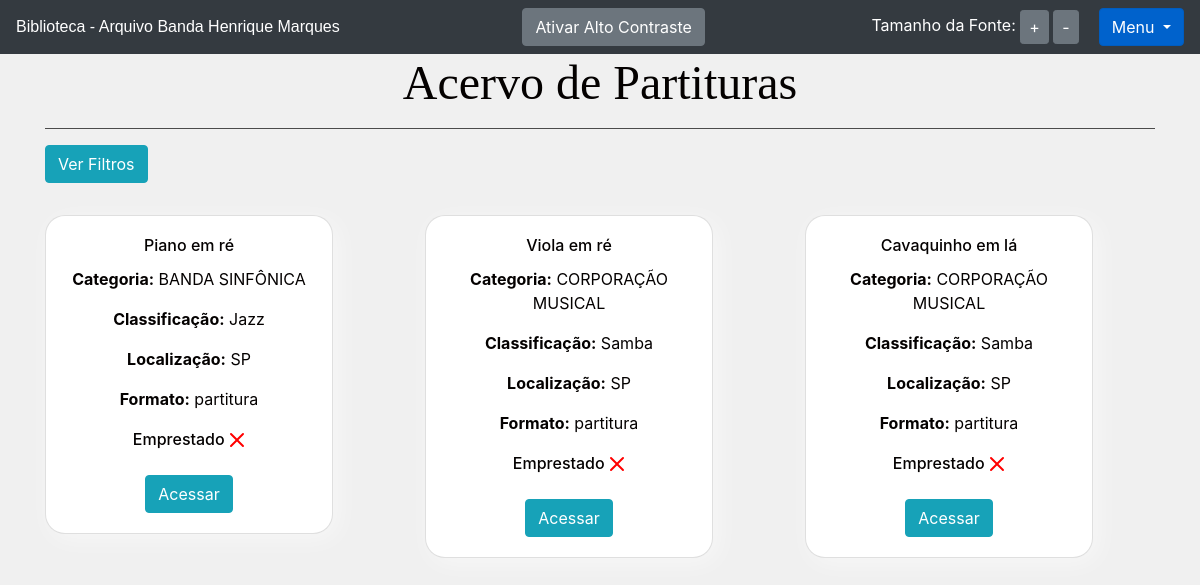
Screenshot of /livro/home/ (signed in) with the database file from the repository.
### livro/models.py (models this page shows, shortened)
class Livros(models.Model):
    nome = models.CharField(max_length = 100, blank = True)
    autor = models.CharField(max_length = 30, blank = True)
    co_autor = models.CharField(max_length = 30, blank = True)
    data_cadastro = models.DateField(default = date.today)
    emprestado = models.BooleanField(default = False)
    categoria = models.ForeignKey(Categoria, on_delete=models.DO_NOTHING)
    usuario = models.ForeignKey(Usuario, on_delete=models.DO_NOTHING)
    localizacao = models.CharField(max_length = 100, verbose_name='Localização')
    exemplares_disponiveis = models.CharField(max_length = 100, blank = True)
    compositor = models.CharField(max_length = 100, blank = True, verbose_name='Compositor')
    arranjador = models.CharField(max_length = 100, blank = True, verbose_name='Arranjador')
    obra = models.CharField(max_length = 100, verbose_name='Obra')
    classificacao = models.CharField(max_length = 100, verbose_name='Classificação')
    conteudo = models.CharField(max_length = 100, verbose_name='Conteúdo')
    edicao = models.CharField(max_length = 100, verbose_name='Edição')
    observacao = models.CharField(max_length = 200, blank = True, verbose_name='Observação')
    formato = models.CharField(max_length = 100, verbose_name='Formato')
    observacoes_gerais = models.CharField(max_length = 200, blank = True, verbose_name='Observações gerais')
    class Meta:
        verbose_name = 'Partitura'

class Categoria(models.Model):
    nome = models.CharField(max_length=30)
    descricao = models.TextField()
    usuario = models.ForeignKey(Usuario, on_delete=models.DO_NOTHING)
    def __str__(self) -> str:
        return self.nome

### livro/views.py (the view)
# urls.py: path('home/', views.home, name = 'home'),
def home(request):
    usuario_id = request.session.get('usuario')
    if usuario_id:
        try:
            usuario = Usuario.objects.get(id=usuario_id)
            status_categoria = request.GET.get('cadastro_categoria')
            livros = Livros.objects.filter(usuario=usuario).order_by('obra')
            total_livros = livros.count()
            form = CadastroLivro()
            form.fields['usuario'].initial = usuario_id
            form.fields['categoria'].queryset = Categoria.objects.filter(usuario=usuario)
            form_categoria = CategoriaLivro()
            usuarios = Usuario.objects.all()
            livros_emprestar = Livros.objects.filter(usuario=usuario, emprestado=False)
            livros_emprestados = Livros.objects.filter(usuario=usuario, emprestado=True)
            obras = Livros.objects.filter(usuario=usuario).values_list('obra', flat=True).distinct()
            classificacoes = Livros.objects.filter(usuario=usuario).values_list('classificacao', flat=True).distinct()
            compositores = Livros.objects.filter(usuario=usuario).values_list('compositor', flat=True).distinct()
            arranjadores = Livros.objects.filter(usuario=usuario).values_list('arranjador', flat=True).distinct()
            livros = Livros.objects.filter(usuario=usuario)
            categoria_filtro = request.GET.get('categoria')
            obra_filtro = request.GET.get('obra')
            classificacao_filtro = request.GET.get('classificacao')
            compositor_filtro = request.GET.get('compositor')
            arranjador_filtro = request.GET.get('arranjador')
            if categoria_filtro:
                livros = livros.filter(categoria=categoria_filtro)
                obras = livros.values_list('obra', flat=True).distinct()
                if obra_filtro and obra_filtro not in obras:
                    obra_filtro = None
            if obra_filtro:
                livros = livros.filter(obra=obra_filtro)
            if classificacao_filtro:
                livros = livros.filter(classificacao=classificacao_filtro)
            if compositor_filtro:
                livros = livros.filter(compositor=compositor_filtro)
            if arranjador_filtro:
                livros = livros.filter(arranjador=arranjador_filtro)
            return render(request, 'home.html', {
                'livros': livros,
                'usuario_logado': usuario_id,
                'form': form,
                'status_categoria': status_categoria,
                'form_categoria': form_categoria,
                'usuarios': usuarios,
                'livros_emprestar': livros_emprestar,
                'total_livro': total_livros,
                'livros_emprestados': livros_emprestados,
                'categorias': Categoria.objects.all(),
                'obras': obras,
                'classificacoes': classificacoes,
                'compositores': compositores,
                'arranjadores': arranjadores
            })
        except Usuario.DoesNotExist:
            return redirect('/auth/login/?status=2')
    else:
        return redirect('/auth/login/?status=2')

### livro/templates/home.html (shortened to what this page needs)
{% extends 'base.html' %}
{% block 'body_extra' %}
<div class="container text-center">
  <h1 class="larger-text">Acervo de Partituras</h1>
  <hr style="background-color: rgb(83, 83, 83);">
  <form action="" method="GET" class="form-inline mb-2 ml-auto justify-content-between">
    <button type="button" id="ver-filtros-btn" class="btn btn-info">Ver Filtros</button>
  </form>
    <br>
    <div class="row">
        {% for livro in livros %}
            <div class="col-md">
                <div class="card" style="width: 18rem;">
                    <div class="card-body">
                      <h5 class="card-title">{{ livro.obra }}</h5>
                      <p class="card-text"><strong>Categoria:</strong> {{ livro.categoria }}</p>
                      <p class="card-text"><strong>Classificação:</strong> {{ livro.classificacao }}</p>
                      <p class="card-text"><strong>Localização:</strong> {{ livro.localizacao }}</p>
                      <p class="card-text"><strong>Formato:</strong> {{ livro.formato }}</p>
                      <h6 style="display: inline" class="card-subtitle mb-2">Emprestado</h6>
                        <br>
                        <br>
                      <a href="{% url 'ver_livros' livro.id %}" class="btn btn-info" aria-label="{{ livro.obra }}">Acessar</a>
                    </div>
                </div>
                <br>
            </div>
        {% endfor %}
    </div>
</div>
{% endblock %}

### templates/base.html (style rules this page uses)
body { background-size: cover; background-position: center; background-repeat: no-repeat; background-attachment: fixed; background-color: #f0f0f0; color:#040100 }
.card { background-color: white; border-radius:20px; box-shadow: 5px 5px 25px rgba(255, 255, 255, 0.5); }

### livro/templates/home.html (style rules this page uses)
h1 { font-family: 'Alegreya SC', serif; }

### rows the page displays
Livros: obra "Piano em ré", categoria "BANDA SINFÔNICA", classificacao "Jazz", localizacao "SP", formato "partitura", emprestado False (drawn)
Livros: obra "Viola em ré", categoria "CORPORAÇÃO MUSICAL", classificacao "Samba", localizacao "SP", formato "partitura", emprestado False (drawn)
Livros: obra "Cavaquinho em lá", categoria "CORPORAÇÃO MUSICAL", classificacao "Samba", localizacao "SP", formato "partitura", emprestado False (drawn)
